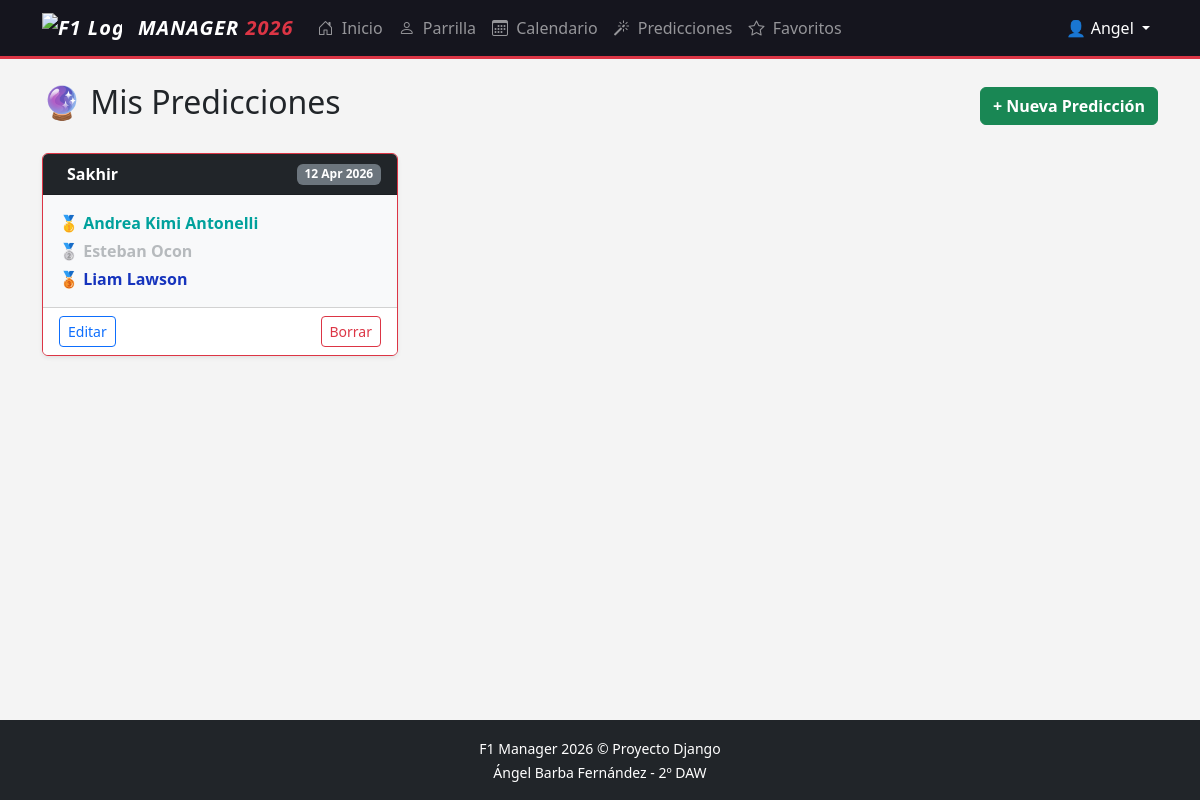
Page /predicciones/ (signed in) on the committed database.
### core/models.py (models this page shows, shortened)
class Prediccion(models.Model):
    user = models.ForeignKey(User, on_delete=models.CASCADE)
    circuito = models.ForeignKey(Circuito, on_delete=models.CASCADE)
    primero = models.ForeignKey(Piloto, on_delete=models.CASCADE, related_name='prediccion_primero')
    segundo = models.ForeignKey(Piloto, on_delete=models.CASCADE, related_name='prediccion_segundo')
    tercero = models.ForeignKey(Piloto, on_delete=models.CASCADE, related_name='prediccion_tercero')
    fecha_creacion = models.DateTimeField(auto_now_add=True)
    class Meta:
        unique_together = ('user', 'circuito')

class Circuito(models.Model):
    nombre = models.CharField(max_length=100, unique=True)  # Unicidad: no puede haber dos circuitos con el mismo nombre
    pais = models.CharField(max_length=50)
    codigo_pais = models.CharField(max_length=2, default="xx")
    longitud_km = models.FloatField()
    vueltas = models.IntegerField()
    fecha = models.DateField()  # Necesario para la regla: no permitir predicciones en carreras finalizadas

class Piloto(models.Model):
    nombre = models.CharField(max_length=100)
    numero = models.IntegerField()
    codigo_pais = models.CharField(max_length=2, default="xx", help_text="Código ISO de 2 letras (es, gb, fr...)")
    escuderia = models.ForeignKey(Escuderia, on_delete=models.PROTECT)
    pais = models.CharField(max_length=50)
    class Meta:
        unique_together = ('nombre', 'numero')

### core/views.py (the view)
# urls.py: path('predicciones/', views.lista_predicciones, name='lista_predicciones'),
@login_required
def lista_predicciones(request):
    predicciones = Prediccion.objects.filter(user=request.user).select_related('circuito').order_by('circuito__fecha')
    return render(request, 'core/lista_predicciones.html', {'predicciones': predicciones, 'hoy': date.today()})

### core/templates/core/lista_predicciones.html (shortened to what this page needs)
{% extends 'core/base.html' %}
{% block content %}
<div class="d-flex justify-content-between align-items-center mb-4">
    <h2>🔮 Mis Predicciones</h2>
    <a href="{% url 'crear_prediccion' %}" class="btn btn-success fw-bold">+ Nueva Predicción</a>
</div>
<div class="row">
    {% for p in predicciones %}
    <div class="col-md-6 col-lg-4 mb-4">
        <div class="card shadow-sm h-100 {% if p.circuito.fecha <= hoy %}border-secondary{% else %}border-danger{% endif %}">
            <div class="card-header bg-dark text-white d-flex align-items-center justify-content-between">
                <div>
                    <strong>{{ p.circuito.nombre }}</strong>
                </div>
                <span class="badge bg-secondary">{{ p.circuito.fecha|date:"d M Y" }}</span>
            </div>
            <div class="card-body bg-light">
                <p class="mb-1">🥇 <span class="fw-bold" style="color: {{ p.primero.escuderia.color }}">{{ p.primero.nombre }}</span></p>
                <p class="mb-1">🥈 <span class="fw-bold" style="color: {{ p.segundo.escuderia.color }}">{{ p.segundo.nombre }}</span></p>
                <p class="mb-0">🥉 <span class="fw-bold" style="color: {{ p.tercero.escuderia.color }}">{{ p.tercero.nombre }}</span></p>
            </div>
            <div class="card-footer bg-white d-flex justify-content-between">
                {% if p.circuito.fecha > hoy %}
                    <a href="{% url 'editar_prediccion' p.id %}" class="btn btn-sm btn-outline-primary">Editar</a>
                    <a href="{% url 'borrar_prediccion' p.id %}" class="btn btn-sm btn-outline-danger">Borrar</a>
                {% else %}
                    <span class="badge bg-danger w-100">Carrera Finalizada (Bloqueada)</span>
                {% endif %}
            </div>
        </div>
    </div>
    {% empty %}
    <div class="col-12 text-center py-5">
        <h4 class="text-muted">Aún no tienes predicciones</h4>
        <p>¡Atrévete a adivinar el primer podio!</p>
    </div>
    {% endfor %}
</div>
{% endblock %}

### core/templates/core/base.html (shortened to what this page needs)
<!DOCTYPE html>
<html lang="es">
<head>
    <link href="https://cdn.jsdelivr.net/npm/bootstrap@5.3.0/dist/css/bootstrap.min.css" rel="stylesheet">
    <link rel="stylesheet" href="https://cdn.jsdelivr.net/npm/bootstrap-icons@1.11.0/font/bootstrap-icons.css">
    <link rel="stylesheet" href="https://cdn.jsdelivr.net/gh/lipis/flag-icons@6.6.6/css/flag-icons.min.css"/>
</head>
<body>
    <nav class="navbar navbar-expand-lg navbar-dark border-bottom border-danger border-3 sticky-top">
        <div class="container">
            <a class="navbar-brand text-white d-flex align-items-center" href="{% url 'home' %}">
                <img src="https://www.formula1.com/etc/designs/fom-website/images/f1_logo_white.png" alt="F1 Logo" width="80" height="auto" class="me-3">
                <span style="font-style: italic; letter-spacing: 1px;">
                    MANAGER <span class="text-danger">2026</span>
                </span>
            </a>
            <div class="collapse navbar-collapse" id="navbarNav">
                <ul class="navbar-nav me-auto">
                    <li class="nav-item">
                        <a class="nav-link" href="{% url 'home' %}">
                            <i class="bi bi-house-door me-1"></i> Inicio
                        </a>
                    </li>
                    <li class="nav-item">
                        <a class="nav-link" href="{% url 'parrilla' %}">
                            <i class="bi bi-person me-1"></i> Parrilla
                        </a>
                    </li>
                    <li class="nav-item">
                        <a class="nav-link" href="{% url 'calendario' %}">
                            <i class="bi bi-calendar3 me-1"></i> Calendario
                        </a>
                    </li>
                    <li class="nav-item">
                        <a class="nav-link" href="{% url 'lista_predicciones' %}">
                            <i class="bi bi-magic me-1"></i> Predicciones
                        </a>
                    </li>
                    <li class="nav-item">
                        <a class="nav-link" href="{% url 'mis_favoritos' %}">
                            <i class="bi bi-star me-1"></i> Favoritos
                        </a>
                    </li>
                </ul>
                <ul class="navbar-nav">
                    {% if user.is_authenticated %}
                    <li class="nav-item dropdown">
                        <a class="nav-link dropdown-toggle active" href="#" role="button" data-bs-toggle="dropdown">
                            👤 {{ user.username|title }}
                        </a>
                    </li>
                    {% else %}
                    <li class="nav-item">
                        <a class="nav-link" href="{% url 'login' %}">Iniciar Sesión</a>
                    </li>
                    {% endif %}
                </ul>
            </div>
        </div>
    </nav>
    <div class="container mt-4 mb-5">
        {% block content %}
        {% endblock %}
    </div>
    <footer class="bg-dark text-white text-center py-3 mt-auto">
        <div class="container">
            <small>F1 Manager 2026 &copy; Proyecto Django<br>Ángel Barba Fernández - 2º DAW</small>
        </div>
    </footer>
</body>
</html>

### core/templates/core/base.html (style rules this page uses)
body { background-color: #f4f4f4; min-height: 100vh; display: flex; flex-direction: column; }
.navbar { background-color: #15151e !important; }
.navbar-brand { font-weight: 800; font-style: italic; letter-spacing: 1px; }
footer { margin-top: auto; }

### rows in the picture
Prediccion: circuito.nombre "Sakhir", circuito.fecha "12 Apr 2026", primero.nombre "Andrea Kimi Antonelli", segundo.nombre "Esteban Ocon", tercero.nombre "Liam Lawson", shows "Editar"

### other values in the picture
{{ user.username|title }} "Angel"
